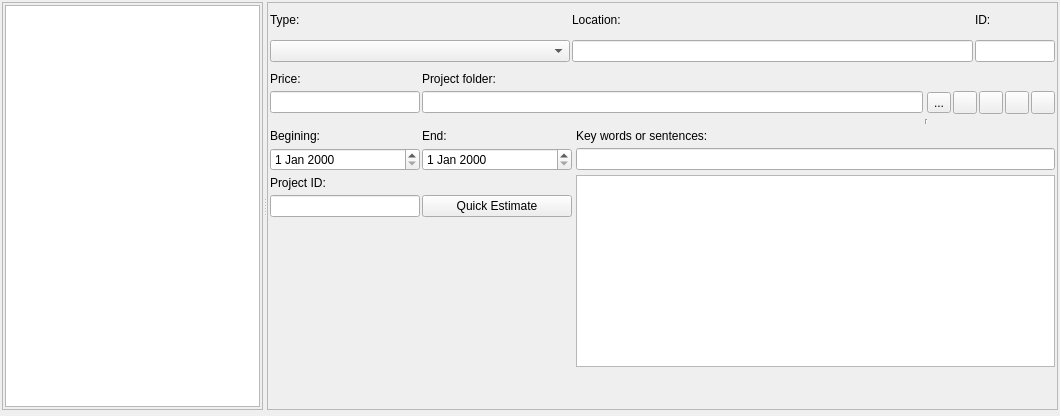
      <widget class="QWidget" name="tab">
       <attribute name="title">
        <string>Design 2</string>
       </attribute>
       <layout class="QHBoxLayout" name="horizontalLayout_2">
        <property name="spacing">
         <number>5</number>
        </property>
        <property name="leftMargin">
         <number>2</number>
        </property>
        <property name="topMargin">
         <number>2</number>
        </property>
        <property name="rightMargin">
         <number>2</number>
        </property>
        <property name="bottomMargin">
         <number>2</number>
        </property>
        <item>
         <widget class="QFrame" name="frmJobInfo">
          <property name="frameShape">
           <enum>QFrame::NoFrame</enum>
          </property>
          <property name="frameShadow">
           <enum>QFrame::Plain</enum>
          </property>
          <layout class="QVBoxLayout" name="verticalLayout">
           <property name="spacing">
            <number>0</number>
           </property>
           <property name="leftMargin">
            <number>0</number>
           </property>
           <property name="topMargin">
            <number>0</number>
           </property>
           <property name="rightMargin">
            <number>0</number>
           </property>
           <property name="bottomMargin">
            <number>0</number>
           </property>
           <item>
            <widget class="QSplitter" name="splitter">
             <property name="orientation">
              <enum>Qt::Horizontal</enum>
             </property>
             <property name="childrenCollapsible">
              <bool>false</bool>
             </property>
             <widget class="QFrame" name="frame_3">
              <property name="frameShape">
               <enum>QFrame::StyledPanel</enum>
              </property>
              <property name="frameShadow">
               <enum>QFrame::Raised</enum>
              </property>
              <property name="lineWidth">
               <number>2</number>
              </property>
              <layout class="QHBoxLayout" name="horizontalLayout_17">
               <property name="spacing">
                <number>0</number>
               </property>
               <property name="leftMargin">
                <number>2</number>
               </property>
               <property name="topMargin">
                <number>2</number>
               </property>
               <property name="rightMargin">
                <number>2</number>
               </property>
               <property name="bottomMargin">
                <number>2</number>
               </property>
               <item>
                <layout class="QVBoxLayout" name="layoutJobsListUtility">
                 <property name="spacing">
                  <number>2</number>
                 </property>
                 <item>
                  <widget class="vmListWidget" name="jobsList">
                   <property name="minimumSize">
                    <size>
                     <width>0</width>
                     <height>0</height>
                    </size>
                   </property>
                  </widget>
                 </item>
                </layout>
               </item>
              </layout>
             </widget>
             <widget class="QFrame" name="frame_4">
              <property name="frameShape">
               <enum>QFrame::StyledPanel</enum>
              </property>
              <property name="frameShadow">
               <enum>QFrame::Raised</enum>
              </property>
              <layout class="QGridLayout" name="gridLayout">
               <property name="leftMargin">
                <number>2</number>
               </property>
               <property name="topMargin">
                <number>2</number>
               </property>
               <property name="rightMargin">
                <number>2</number>
               </property>
               <property name="bottomMargin">
                <number>2</number>
               </property>
               <property name="horizontalSpacing">
                <number>2</number>
               </property>
               <property name="verticalSpacing">
                <number>5</number>
               </property>
               <item row="0" column="0" colspan="6">
                <layout class="QGridLayout" name="gridLayout_5">
                 <property name="horizontalSpacing">
                  <number>2</number>
                 </property>
                 <property name="verticalSpacing">
                  <number>5</number>
                 </property>
                 <item row="0" column="1">
                  <widget class="QLabel" name="lblJobAddress">
                   <property name="text">
                    <string>Location:</string>
                   </property>
                  </widget>
                 </item>
                 <item row="0" column="2">
                  <widget class="QLabel" name="lblJobID">
                   <property name="minimumSize">
                    <size>
                     <width>40</width>
                     <height>30</height>
                    </size>
                   </property>
                   <property name="maximumSize">
                    <size>
                     <width>16777215</width>
                     <height>16777215</height>
                    </size>
                   </property>
                   <property name="frameShape">
                    <enum>QFrame::NoFrame</enum>
                   </property>
                   <property name="frameShadow">
                    <enum>QFrame::Plain</enum>
                   </property>
                   <property name="text">
                    <string>ID:</string>
                   </property>
                  </widget>
                 </item>
                 <item row="1" column="2">
                  <widget class="vmLineEdit" name="txtJobID">
                   <property name="minimumSize">
                    <size>
                     <width>0</width>
                     <height>0</height>
                    </size>
                   </property>
                   <property name="maximumSize">
                    <size>
                     <width>80</width>
                     <height>16777215</height>
                    </size>
                   </property>
                   <property name="focusPolicy">
                    <enum>Qt::ClickFocus</enum>
                   </property>
                  </widget>
                 </item>
                 <item row="1" column="1">
                  <widget class="vmLineEdit" name="txtJobAddress"/>
                 </item>
                 <item row="1" column="0">
                  <widget class="vmComboBox" name="cboJobType">
                   <property name="minimumSize">
                    <size>
                     <width>300</width>
                     <height>0</height>
                    </size>
                   </property>
                  </widget>
                 </item>
                 <item row="0" column="0">
                  <widget class="QLabel" name="lblJobType">
                   <property name="maximumSize">
                    <size>
                     <width>16777215</width>
                     <height>30</height>
                    </size>
                   </property>
                   <property name="frameShape">
                    <enum>QFrame::NoFrame</enum>
                   </property>
                   <property name="frameShadow">
                    <enum>QFrame::Plain</enum>
                   </property>
                   <property name="text">
                    <string>Type:</string>
                   </property>
                  </widget>
                 </item>
                </layout>
               </item>
               <item row="10" column="5">
                <layout class="QVBoxLayout" name="verticalLayout_3">
                 <property name="spacing">
                  <number>5</number>
                 </property>
                 <item>
                  <widget class="QLabel" name="lblJobKeyWords">
                   <property name="text">
                    <string>Key words or sentences:</string>
                   </property>
                  </widget>
                 </item>
                 <item>
                  <widget class="vmLineEditWithButton" name="txtJobKeyWords">
                   <property name="minimumSize">
                    <size>
                     <width>200</width>
                     <height>0</height>
                    </size>
                   </property>
                  </widget>
                 </item>
                 <item>
                  <widget class="vmListWidget" name="lstJobKeyWords">
                   <property name="sizePolicy">
                    <sizepolicy hsizetype="Expanding" vsizetype="Preferred">
                     <horstretch>0</horstretch>
                     <verstretch>0</verstretch>
                    </sizepolicy>
                   </property>
                   <property name="maximumSize">
                    <size>
                     <width>16777215</width>
                     <height>300</height>
                    </size>
                   </property>
                  </widget>
                 </item>
                 <item>
                  <spacer name="verticalSpacer_6">
                   <property name="orientation">
                    <enum>Qt::Vertical</enum>
                   </property>
                   <property name="sizeHint" stdset="0">
                    <size>
                     <width>20</width>
                     <height>40</height>
                    </size>
                   </property>
                  </spacer>
                 </item>
                </layout>
               </item>
               <item row="4" column="0" colspan="6">
                <layout class="QGridLayout" name="gridLayout_7">
                 <property name="leftMargin">
                  <number>0</number>
                 </property>
                 <property name="horizontalSpacing">
                  <number>2</number>
                 </property>
                 <property name="verticalSpacing">
                  <number>5</number>
                 </property>
                 <item row="1" column="4">
                  <widget class="QToolButton" name="btnJobEditProjectPath">
                   <property name="toolTip">
                    <string>Edit project path</string>
                   </property>
                   <property name="text">
                    <string>...</string>
                   </property>
                   <property name="icon">
                    <iconset theme="fileopen">
                     <normaloff>.</normaloff>.</iconset>
                   </property>
                   <property name="checkable">
                    <bool>true</bool>
                   </property>
                  </widget>
                 </item>
                 <item row="1" column="1">
                  <widget class="vmLineEditWithButton" name="txtJobProjectPath">
                   <property name="minimumSize">
                    <size>
                     <width>0</width>
                     <height>0</height>
                    </size>
                   </property>
                  </widget>
                 </item>
                 <item row="0" column="1">
                  <widget class="QLabel" name="lblJobFilepath">
                   <property name="maximumSize">
                    <size>
                     <width>150</width>
                     <height>30</height>
                    </size>
                   </property>
                   <property name="frameShape">
                    <enum>QFrame::NoFrame</enum>
                   </property>
                   <property name="frameShadow">
                    <enum>QFrame::Plain</enum>
                   </property>
                   <property name="text">
                    <string>Project folder: </string>
                   </property>
                  </widget>
                 </item>
                 <item row="2" column="3" rowspan="2" colspan="2">
                  <widget class="Line" name="line_7">
                   <property name="orientation">
                    <enum>Qt::Vertical</enum>
                   </property>
                  </widget>
                 </item>
                 <item row="0" column="0">
                  <widget class="QLabel" name="lblJobPrice">
                   <property name="sizePolicy">
                    <sizepolicy hsizetype="Preferred" vsizetype="Fixed">
                     <horstretch>0</horstretch>
                     <verstretch>0</verstretch>
                    </sizepolicy>
                   </property>
                   <property name="maximumSize">
                    <size>
                     <width>250</width>
                     <height>16777215</height>
                    </size>
                   </property>
                   <property name="frameShape">
                    <enum>QFrame::NoFrame</enum>
                   </property>
                   <property name="frameShadow">
                    <enum>QFrame::Plain</enum>
                   </property>
                   <property name="text">
                    <string>Price:</string>
                   </property>
                  </widget>
                 </item>
                 <item row="1" column="7">
                  <widget class="QToolButton" name="btnJobOpenXls">
                   <property name="sizePolicy">
                    <sizepolicy hsizetype="Fixed" vsizetype="Fixed">
                     <horstretch>0</horstretch>
                     <verstretch>0</verstretch>
                    </sizepolicy>
                   </property>
                   <property name="minimumSize">
                    <size>
                     <width>0</width>
                     <height>0</height>
                    </size>
                   </property>
                   <property name="maximumSize">
                    <size>
                     <width>16777215</width>
                     <height>16777215</height>
                    </size>
                   </property>
                   <property name="toolTip">
                    <string>Open Spreadsheet for editing or viewing</string>
                   </property>
                   <property name="statusTip">
                    <string>Abrir arquivo de planilha do projeto - se houver</string>
                   </property>
                   <property name="text">
                    <string/>
                   </property>
                   <property name="icon">
                    <iconset theme="x-office-spreadsheet">
                     <normaloff>.</normaloff>.</iconset>
                   </property>
                  </widget>
                 </item>
                 <item row="1" column="5">
                  <widget class="QToolButton" name="btnJobOpenFileFolder">
                   <property name="sizePolicy">
                    <sizepolicy hsizetype="Fixed" vsizetype="Fixed">
                     <horstretch>0</horstretch>
                     <verstretch>0</verstretch>
                    </sizepolicy>
                   </property>
                   <property name="minimumSize">
                    <size>
                     <width>0</width>
                     <height>0</height>
                    </size>
                   </property>
                   <property name="maximumSize">
                    <size>
                     <width>16777215</width>
                     <height>16777215</height>
                    </size>
                   </property>
                   <property name="toolTip">
                    <string>Open Job's folder with File Manager</string>
                   </property>
                   <property name="text">
                    <string/>
                   </property>
                   <property name="icon">
                    <iconset theme="system-file-manager">
                     <normaloff>.</normaloff>.</iconset>
                   </property>
                  </widget>
                 </item>
                 <item row="1" column="6">
                  <widget class="QToolButton" name="btnJobOpenDoc">
                   <property name="sizePolicy">
                    <sizepolicy hsizetype="Fixed" vsizetype="Fixed">
                     <horstretch>0</horstretch>
                     <verstretch>0</verstretch>
                    </sizepolicy>
                   </property>
                   <property name="minimumSize">
                    <size>
                     <width>0</width>
                     <height>0</height>
                    </size>
                   </property>
                   <property name="maximumSize">
                    <size>
                     <width>16777215</width>
                     <height>16777215</height>
                    </size>
                   </property>
                   <property name="toolTip">
                    <string>Open document for editing or viewing</string>
                   </property>
                   <property name="statusTip">
                    <string>Abrir arquivo do projeto para edição - se existir</string>
                   </property>
                   <property name="text">
                    <string/>
                   </property>
                   <property name="icon">
                    <iconset theme="x-office-document">
                     <normaloff>.</normaloff>.</iconset>
                   </property>
                  </widget>
                 </item>
                 <item row="1" column="0">
                  <widget class="vmLineEdit" name="txtJobPrice">
                   <property name="maximumSize">
                    <size>
                     <width>150</width>
                     <height>16777215</height>
                    </size>
                   </property>
                  </widget>
                 </item>
                 <item row="1" column="8">
                  <widget class="QToolButton" name="btnJobOpenPdf">
                   <property name="sizePolicy">
                    <sizepolicy hsizetype="Fixed" vsizetype="Fixed">
                     <horstretch>0</horstretch>
                     <verstretch>0</verstretch>
                    </sizepolicy>
                   </property>
                   <property name="minimumSize">
                    <size>
                     <width>0</width>
                     <height>0</height>
                    </size>
                   </property>
                   <property name="maximumSize">
                    <size>
                     <width>16777215</width>
                     <height>16777215</height>
                    </size>
                   </property>
                   <property name="toolTip">
                    <string>View PDF</string>
                   </property>
                   <property name="text">
                    <string/>
                   </property>
                   <property name="icon">
                    <iconset theme="okular">
                     <normaloff>.</normaloff>.</iconset>
                   </property>
                  </widget>
                 </item>
                </layout>
               </item>
               <item row="10" column="0" colspan="4">
                <layout class="QGridLayout" name="gridLayout_8">
                 <property name="horizontalSpacing">
                  <number>2</number>
                 </property>
                 <property name="verticalSpacing">
                  <number>5</number>
                 </property>
                 <item row="1" column="1">
                  <widget class="vmDateEdit" name="dteJobEnd">
                   <property name="minimumSize">
                    <size>
                     <width>150</width>
                     <height>0</height>
                    </size>
                   </property>
                  </widget>
                 </item>
                 <item row="0" column="1">
                  <widget class="QLabel" name="lblJobDateEnd">
                   <property name="text">
                    <string>End:</string>
                   </property>
                  </widget>
                 </item>
                 <item row="0" column="0">
                  <widget class="QLabel" name="lblJobDateStart">
                   <property name="text">
                    <string>Begining:</string>
                   </property>
                  </widget>
                 </item>
                 <item row="1" column="0">
                  <widget class="vmDateEdit" name="dteJobStart">
                   <property name="minimumSize">
                    <size>
                     <width>150</width>
                     <height>0</height>
                    </size>
                   </property>
                  </widget>
                 </item>
                 <item row="3" column="1">
                  <widget class="QPushButton" name="btnQuickProject">
                   <property name="sizePolicy">
                    <sizepolicy hsizetype="Expanding" vsizetype="Fixed">
                     <horstretch>0</horstretch>
                     <verstretch>0</verstretch>
                    </sizepolicy>
                   </property>
                   <property name="maximumSize">
                    <size>
                     <width>16777215</width>
                     <height>16777215</height>
                    </size>
                   </property>
                   <property name="text">
                    <string>Quick Estimate</string>
                   </property>
                  </widget>
                 </item>
                 <item row="3" column="0">
                  <widget class="vmLineEdit" name="txtJobProjectID">
                   <property name="maximumSize">
                    <size>
                     <width>16777215</width>
                     <height>16777215</height>
                    </size>
                   </property>
                  </widget>
                 </item>
                 <item row="2" column="0">
                  <widget class="QLabel" name="lblJobProjectID">
                   <property name="maximumSize">
                    <size>
                     <width>16777215</width>
                     <height>30</height>
                    </size>
                   </property>
                   <property name="text">
                    <string>Project ID:</string>
                   </property>
                  </widget>
                 </item>
                 <item row="4" column="0">
                  <spacer name="verticalSpacer_3">
                   <property name="orientation">
                    <enum>Qt::Vertical</enum>
                   </property>
                   <property name="sizeHint" stdset="0">
                    <size>
                     <width>20</width>
                     <height>40</height>
                    </size>
                   </property>
                  </spacer>
                 </item>
                </layout>
               </item>
               <item row="3" column="5">
                <widget class="QFrame" name="frame_9">
                 <property name="frameShape">
                  <enum>QFrame::NoFrame</enum>
                 </property>
                 <property name="frameShadow">
                  <enum>QFrame::Raised</enum>
                 </property>
                 <layout class="QHBoxLayout" name="horizontalLayout_18">
                  <property name="spacing">
                   <number>2</number>
                  </property>
                  <property name="leftMargin">
                   <number>0</number>
                  </property>
                  <property name="topMargin">
                   <number>0</number>
                  </property>
                  <property name="rightMargin">
                   <number>0</number>
                  </property>
                  <property name="bottomMargin">
                   <number>0</number>
                  </property>
                 </layout>
                </widget>
               </item>
              </layout>
             </widget>
            </widget>
           </item>
           <item>
            <widget class="QWidget" name="frmJobInfo2" native="true">
             <layout class="QGridLayout" name="gridLayout_6" rowstretch="0" columnstretch="0">
              <property name="leftMargin">
               <number>2</number>
              </property>
              <property name="topMargin">
               <number>2</number>
              </property>
              <property name="rightMargin">
               <number>2</number>
              </property>
              <property name="bottomMargin">
               <number>2</number>
              </property>
              <property name="horizontalSpacing">
               <number>2</number>
              </property>
              <property name="verticalSpacing">
               <number>0</number>
              </property>
             </layout>
            </widget>
           </item>
          </layout>
         </widget>
        </item>
       </layout>
      </widget>
